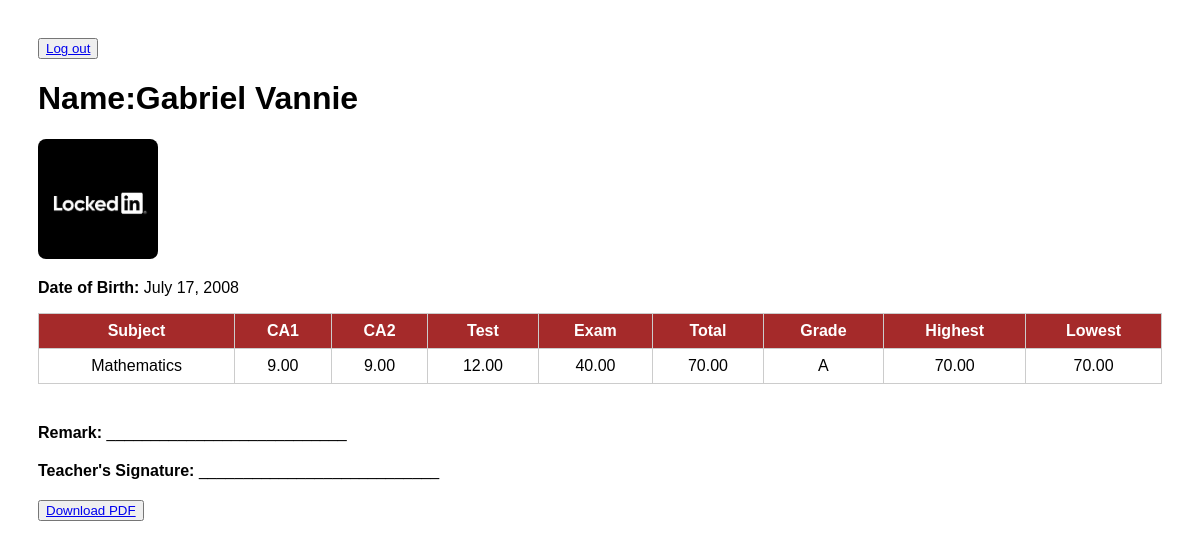
The app's page /student_scoresheet/ (signed in) with its own data.
### talmidin/models.py (models this page shows, shortened)
class Student(models.Model):
    name = models.CharField(max_length=100)
    date_of_birth = models.DateField()
    student_id = models.CharField(max_length=100)
    passport = models.ImageField(upload_to='passports')
    class_name = models.ForeignKey(ClassName, on_delete=models.CASCADE)
    user = models.OneToOneField(User, on_delete=models.CASCADE, null=True)

class Subject(models.Model):
    name = models.CharField(max_length=100)

class Score(models.Model):
    subject = models.ForeignKey(Subject, on_delete=models.CASCADE)
    student = models.ForeignKey(Student, on_delete=models.CASCADE)
    CA1 = models.DecimalField(max_digits=4, decimal_places=2)
    CA2 = models.DecimalField(max_digits=4, decimal_places=2)
    TEST = models.DecimalField(max_digits=4, decimal_places=2)
    EXAMS = models.DecimalField(max_digits=4, decimal_places=2)
    def total(self):
        sum = self.CA1 + self.CA2 + self.TEST + self.EXAMS
        return sum
    def grade(self):
        if self.total()>=70:
            return "A"
        elif self.total()>=60:
            return "B"
        elif self.total()>=50:
            return "C"
        elif self.total()>=40:
            return "D"
        elif self.total()>=30:
            return "E"
        else:
            return "F"

### talmidin/views.py (the view)
# urls.py: path('student_scoresheet/', views.student_scoresheet, name='student scoresheet'),
def student_scoresheet(request):
    student = Student.objects.get(user=request.user)
    scores = Score.objects.filter(student=student)
    score_data = []
    for score in scores:
        classmates_scores = Score.objects.filter(
            subject=score.subject,
            student__class_name=student.class_name
        )
        highest = max(classmates_scores, key=lambda s: s.total())
        lowest = min(classmates_scores, key=lambda s: s.total())
        score_data.append({
            'subject': score.subject.name,
            'ca1': score.CA1,
            'ca2': score.CA2,
            'test': score.TEST,
            'exam': score.EXAMS,
            'total': score.total(),
            'grade': score.grade(),
            'highest': highest.total(),
            'lowest': lowest.total(),
        })
    return render(request, 'talmidin/student_scoresheet.html', {
        'student': student,
        'score_data': score_data,
    })

### talmidin/templates/talmidin/student_scoresheet.html (shortened to what this page needs)
<!DOCTYPE html>
<html lang="en">
<head>
    <button><a href="/logout/">Log out</a></button>
</head>
<body>
    <h1><strong>Name:</strong>{{ student.name }}</h1>
    <img src="{{ student.passport.url }}" alt="Student passport" class="passport-img">
   <p><strong>Date of Birth:</strong> {{ student.date_of_birth }}</p>
    <table>
        <tr>
            <th>Subject</th><th>CA1</th><th>CA2</th><th>Test</th><th>Exam</th>
            <th>Total</th><th>Grade</th><th>Highest</th><th>Lowest</th>
        </tr>
        {% for row in score_data %}
        <tr>
            <td>{{ row.subject }}</td>
            <td>{{ row.ca1 }}</td>
            <td>{{ row.ca2 }}</td>
            <td>{{ row.test }}</td>
            <td>{{ row.exam }}</td>
            <td>{{ row.total }}</td>
            <td>{{ row.grade }}</td>
            <td>{{ row.highest }}</td>
            <td>{{ row.lowest }}</td>
        </tr>
        {% endfor %}
    </table>
    <div class="remark-section">
        <p><strong>Remark:</strong> ___________________________</p>
        <p><strong>Teacher's Signature:</strong> ___________________________</p>
    </div>
    <button><a href="/student_scoresheet_pdf/">Download PDF</a></button>
<body/>
</html>

### talmidin/templates/talmidin/student_scoresheet.html (style rules this page uses)
.passport-img { width: 150px; height: 150px; object-fit: cover; border-radius: 8px; }
body { font-family: sans-serif; padding: 30px; }
.passport-img { width: 120px; height: 120px; object-fit: cover; border-radius: 8px; }
table { width: 100%; border-collapse: collapse; margin-bottom: 30px; }
th, td { border: 1px solid #ccc; padding: 8px 12px; text-align: center; }
th { background: brown; color: white; }
.remark-section { margin-top: 40px; }
.remark-section p { margin-bottom: 20px; }

### records on screen
Student: name "Gabriel Vannie", passport (picture), date_of_birth "July 17, 2008"
Subject: subject "Mathematics"
Score: ca1 "9.00", ca2 "9.00", test "12.00", exam "40.00"

### other values on screen
{{ row.total }} "70.00"
{{ row.grade }} "A"
{{ row.highest }} "70.00"
{{ row.lowest }} "70.00"
